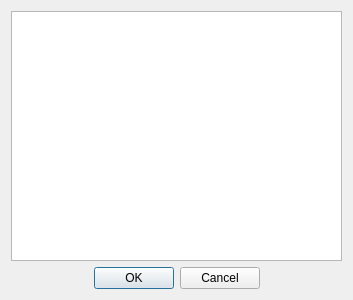
<?xml version="1.0" encoding="UTF-8"?>
<ui version="4.0">
 <class>Selections</class>
 <widget class="QDialog" name="Selections">
  <property name="geometry">
   <rect>
    <x>0</x>
    <y>0</y>
    <width>353</width>
    <height>300</height>
   </rect>
  </property>
  <property name="windowTitle">
   <string>Selections</string>
  </property>
  <layout class="QVBoxLayout" name="verticalLayout">
   <item>
    <widget class="QListWidget" name="listWidget"/>
   </item>
   <item>
    <widget class="QDialogButtonBox" name="buttonBox">
     <property name="standardButtons">
      <set>QDialogButtonBox::Cancel|QDialogButtonBox::Ok</set>
     </property>
     <property name="centerButtons">
      <bool>true</bool>
     </property>
    </widget>
   </item>
  </layout>
 </widget>
 <layoutdefault spacing="6" margin="11"/>
 <resources/>
 <connections/>
</ui>
